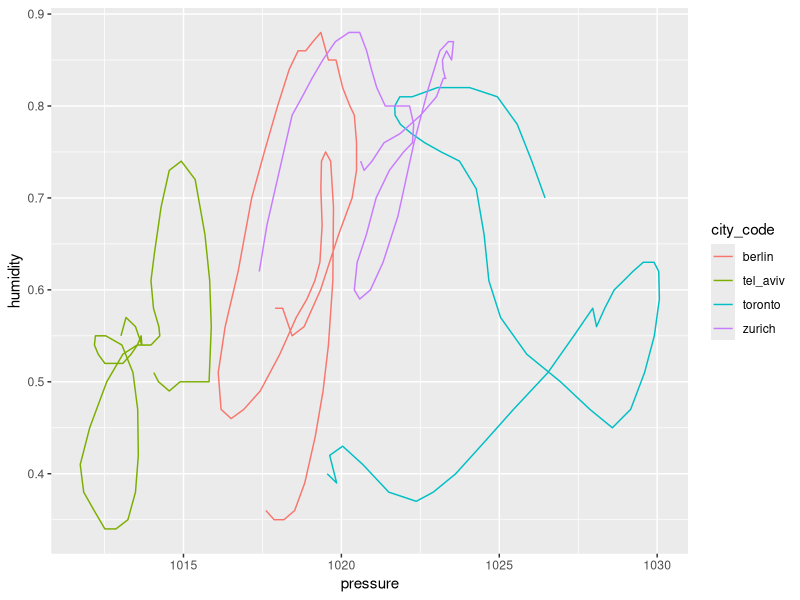
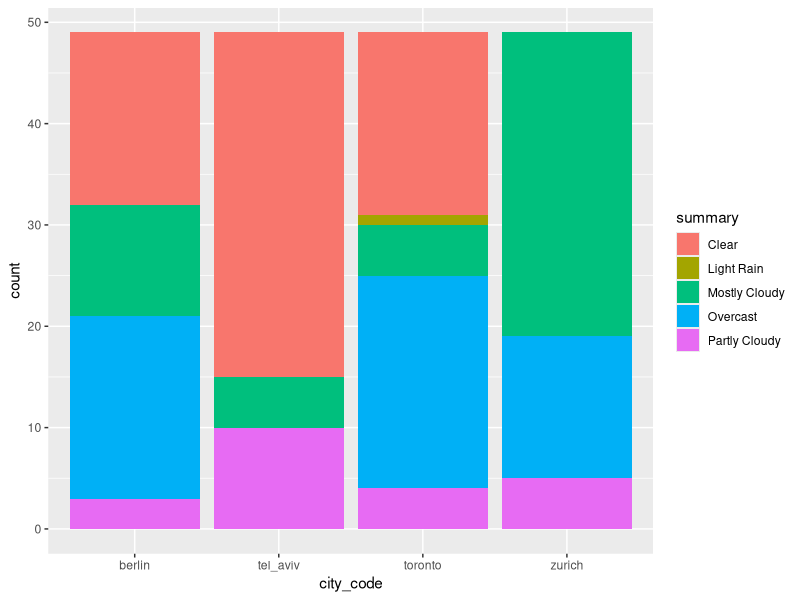
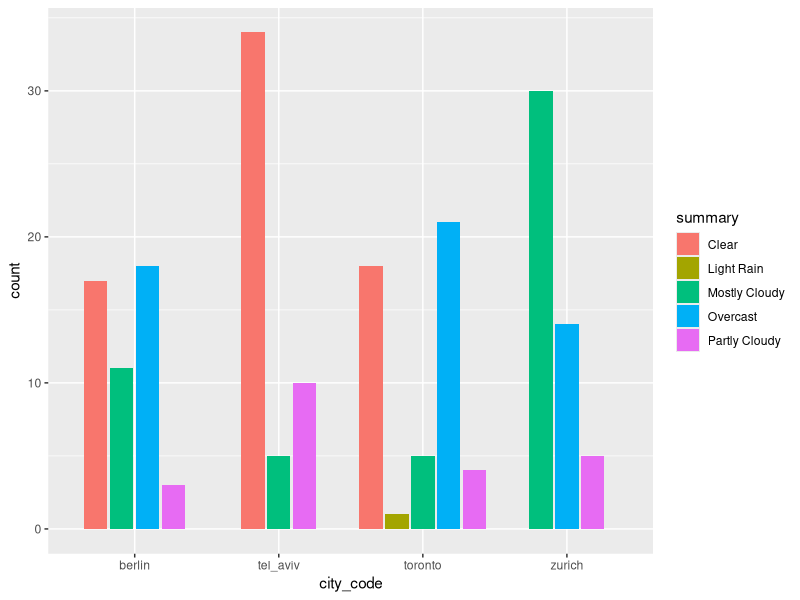
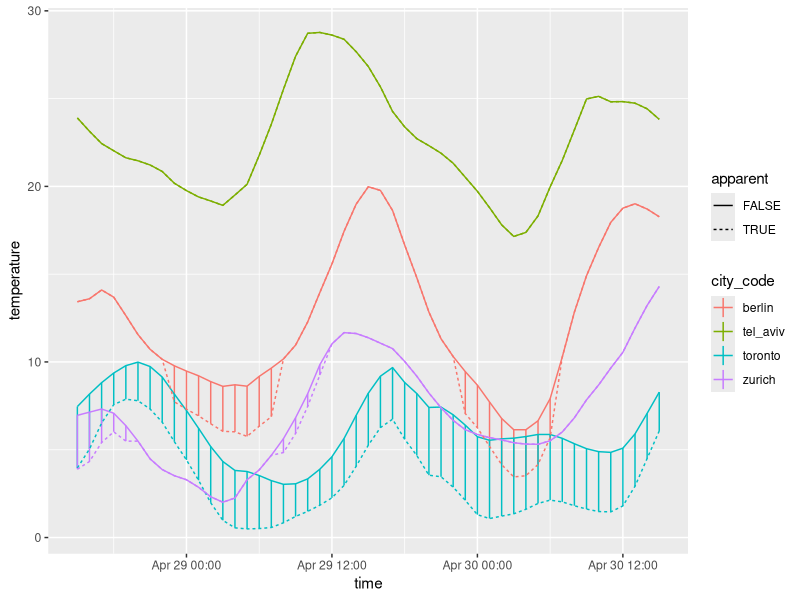
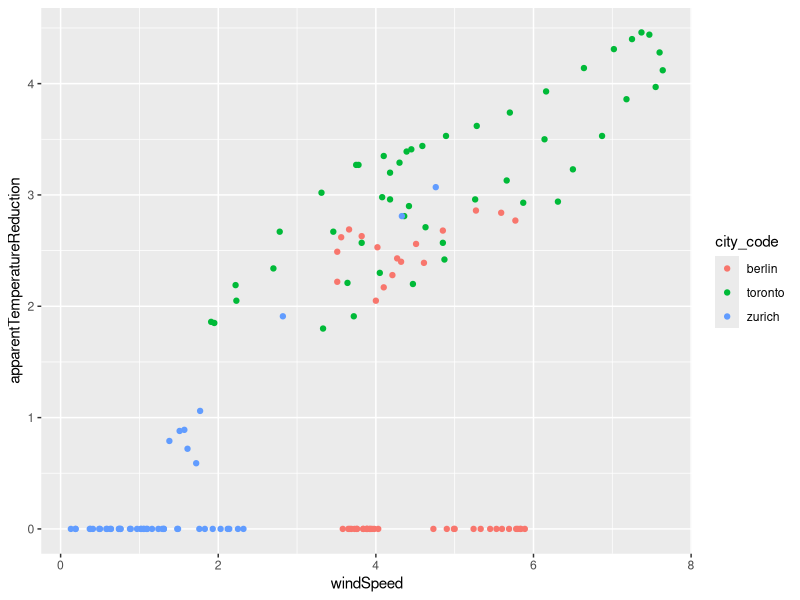

The R script that drew these images, in order:
### Review of visualization and data transformation

library(tidyverse)
library(here)

# Read all files
berlin <- readxl::read_excel(here("data/weather", "berlin.xlsx"))
toronto <- readxl::read_excel(here("data/weather", "toronto.xlsx"))
tel_aviv <- readxl::read_excel(here("data/weather", "tel_aviv.xlsx"))
zurich <- readxl::read_excel(here("data/weather", "zurich.xlsx"))

# Create ensemble dataset
weather_data <- bind_rows(
  berlin = berlin,
  toronto = toronto,
  tel_aviv = tel_aviv,
  zurich = zurich,
  .id = "city_code"
)

# Show the data
weather_data

# Visibility vs. humitidy
weather_data %>%
  ggplot(aes(x = pressure, y = humidity, color = city_code)) +
  geom_path()

# Summary
weather_data %>%
  ggplot(aes(x = city_code)) +
  geom_bar(aes(fill = summary))

weather_data %>%
  ggplot(aes(x = city_code)) +
  geom_bar(aes(fill = summary), position = position_dodge2("dodge", preserve = "single"))

# Temperature and apparent temperature
weather_data %>%
  select(city_code, time, temperature, apparentTemperature) %>%
  gather(kind, temperature, -city_code, -time)

temperature_data <-
  weather_data %>%
  select(city_code, time, temperature, apparentTemperature) %>%
  gather(kind, temperature, -city_code, -time) %>%
  mutate(apparent = (kind == "apparentTemperature")) %>%
  select(-kind)

temperature_data

temperature_data %>%
  ggplot(aes(x = time, color = city_code)) +
  geom_linerange(data = weather_data, aes(ymin = temperature, ymax = apparentTemperature)) +
  geom_line(aes(linetype = apparent, y = temperature))

# Compute and plot temperature difference
weather_data %>%
  mutate(apparentTemperatureReduction = temperature - apparentTemperature) %>%
  filter(city_code != "tel_aviv") %>%
  ggplot(aes(x = windSpeed, y = apparentTemperatureReduction)) +
  geom_point(aes(color = city_code))

# Compute lag for temperature, pressure and humidity.
# How to compute temperature difference to previous hour?
weather_data %>%
  group_by(city_code) %>%
  mutate_at(vars(temperature, pressure, humidity), list(lag = lag)) %>%
  ungroup()

# Count observations
weather_data %>%
  count(city_code)

weather_data %>%
  count(city_code, summary)

# Compute mean and max temperature
weather_data %>%
  group_by(city_code) %>%
  summarize(temperature_mean = mean(temperature), temperature_max = max(temperature)) %>%
  ungroup()

# Compute and display summary data for all numeric variables
weather_data %>%
  group_by(city_code) %>%
  summarize_if(is.numeric, list(mean = mean, sd = sd, min = min, max = max)) %>%
  ungroup() %>%
  gather(key, value, -city_code) %>%
  separate(key, into = c("indicator", "fun")) %>%
  xtabs(value ~ city_code + indicator + fun, .) %>%
  ftable()
